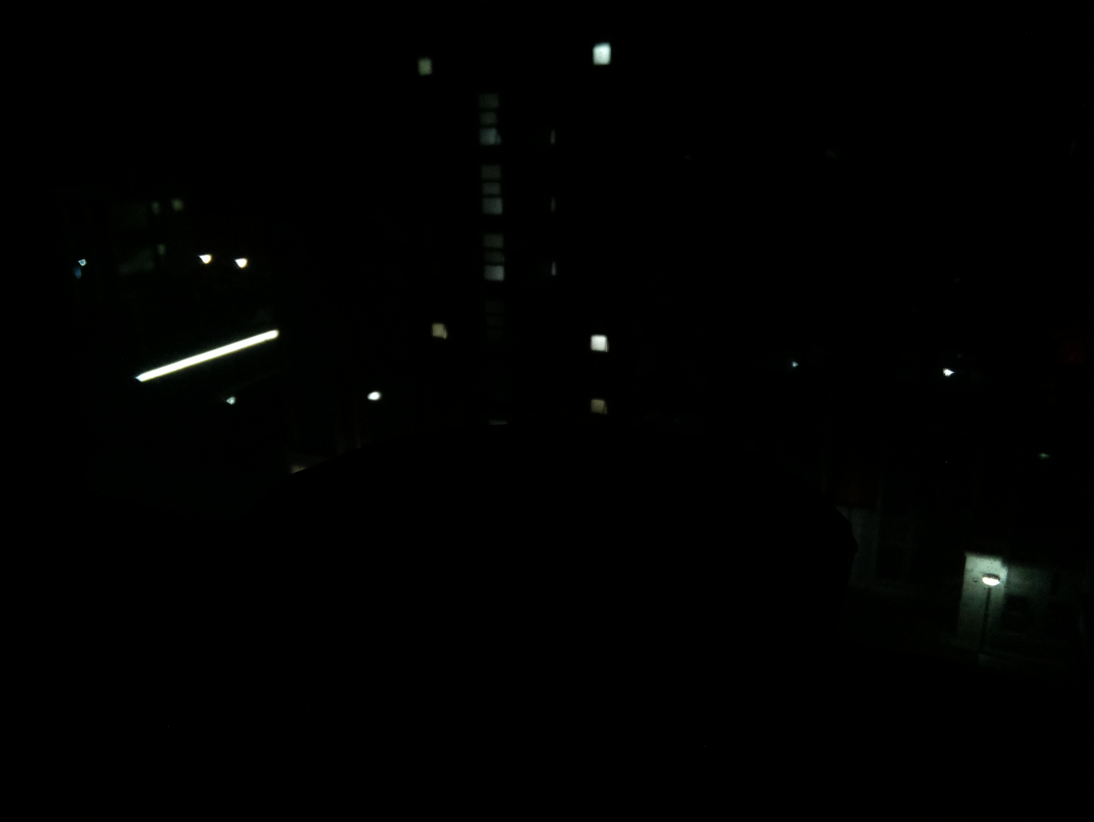
#> input picture flower_pics/2022-04-15_0140.jpg, 3280 x 2464 px (shown at 1/3 size); its folder holds 2 pictures in this run
$ python balance.py
#> lines starting #> are read from the running program, lines starting #| are printed output that depends on the picture
import cv2
import numpy as np
import os
from tqdm import tqdm

IMG_ADDR1 = 'flower_pics/'
IMG_ADDR2 = './'


TESTMODE = 1
VIDEOMODE = 2

'''
图像处理部分
'''
def afternoon(img, gamma = 0.65):
    gamma_table=[np.power(x/255.0,gamma)*255.0 for x in range(256)]
    gamma_table=np.round(np.array(gamma_table)).astype(np.uint8)
    img = cv2.LUT(img,gamma_table)
    img = cv2.normalize(img,dst=None,alpha=255,beta=25,norm_type=cv2.NORM_INF)
    return img
def night(img):
    img = cv2.normalize(img,dst=None,alpha=255,beta=30,norm_type=cv2.NORM_MINMAX)
    return img


'''
每1秒钟有n张图片写入，帧率为n。
使用'I','4','2','0'编码得到的是.avi文件。如果需要其他编码格式的话可以尝试修改VideoWriter_fourcc参数，同时修改文件名后缀。
'''
def picToVideo(in_path, size, out_path, fps = 48):
#> called with in_path = 'flower_pics/', size = (3280, 2464), out_path = './', fps = 48
    filelist = os.listdir(in_path)
    filelist.sort()
    out_path = out_path + "test" + ".avi"  # 导出路径
    fourcc = cv2.VideoWriter_fourcc('I','4','2','0')
    video = cv2.VideoWriter(out_path, fourcc, fps, size)

    for item in  tqdm(filelist):
        img = cv2.imread(in_path + item)
#> img is the input picture: shape (2464, 3280, 3); mean B, G, R 1.1, 1.6, 1.2
        date = str(item).split("_")[1].split(".")[0]
        if(int(date) > 1900 or int(date) < 510 ):
            img = night(img)
#> in night, `img = cv2.normalize(img,dst=None,alpha=255,beta=30,norm_type=cv2.NORM_..`:
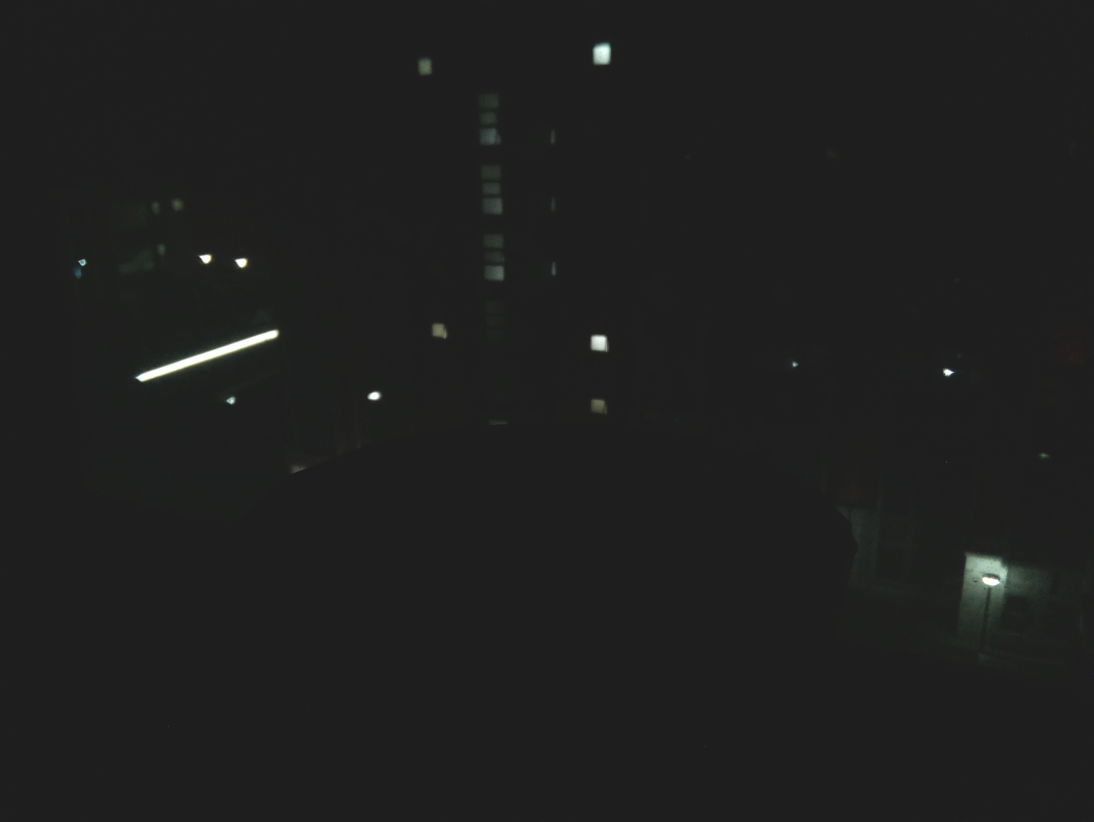
#> img: shape (2464, 3280, 3) (shown at 1/3 size); mean of channels 0, 1, 2 31, 31.5, 31.1; drawn as B, G, R
        elif(int(date) > 1330):
            img = afternoon(img)
        video.write(img)
#> pass 2 of the loop in picToVideo, `for item in  tqdm(filelist):`:
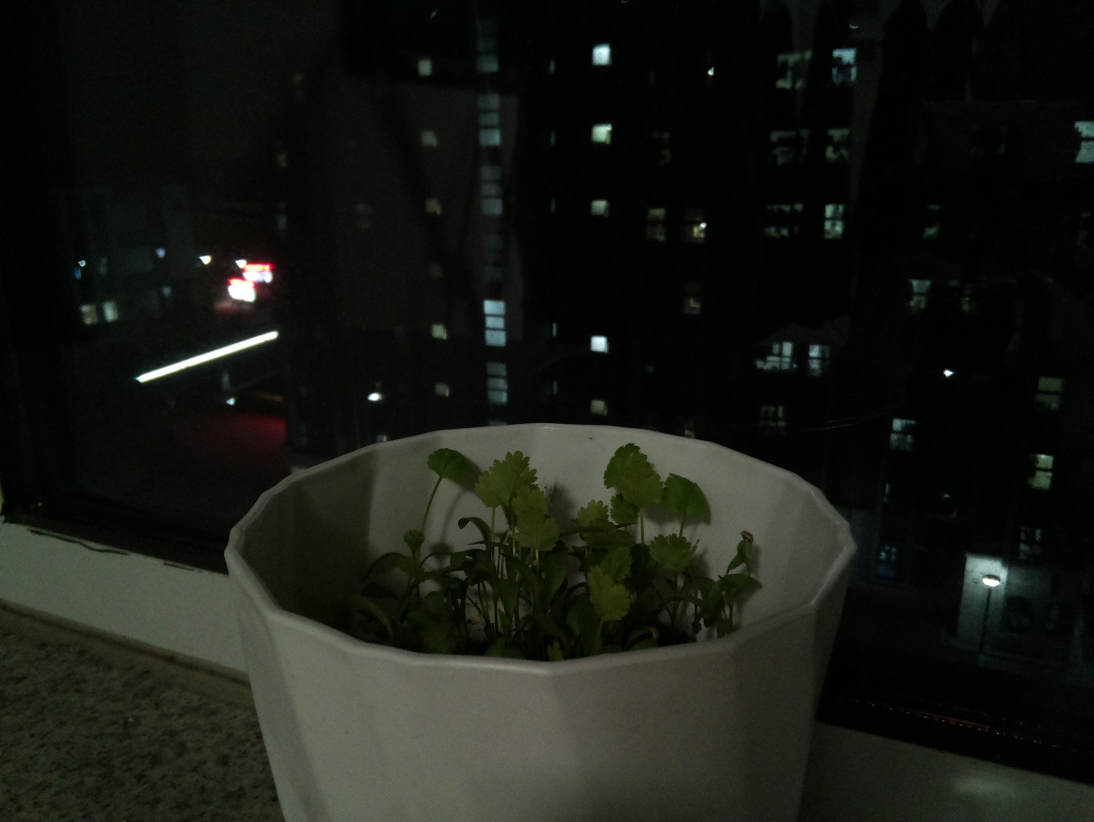
#> input picture flower_pics/2022-04-16_2100.jpg, 3280 x 2464 px (shown at 1/3 size)
#> in picToVideo, img is the input picture: shape (2464, 3280, 3); mean B, G, R 20.4, 26.8, 24.3
#> in night (call 2), `img = cv2.normalize(img,dst=None,alpha=255,beta=30,norm_type=cv2.NORM_..`:
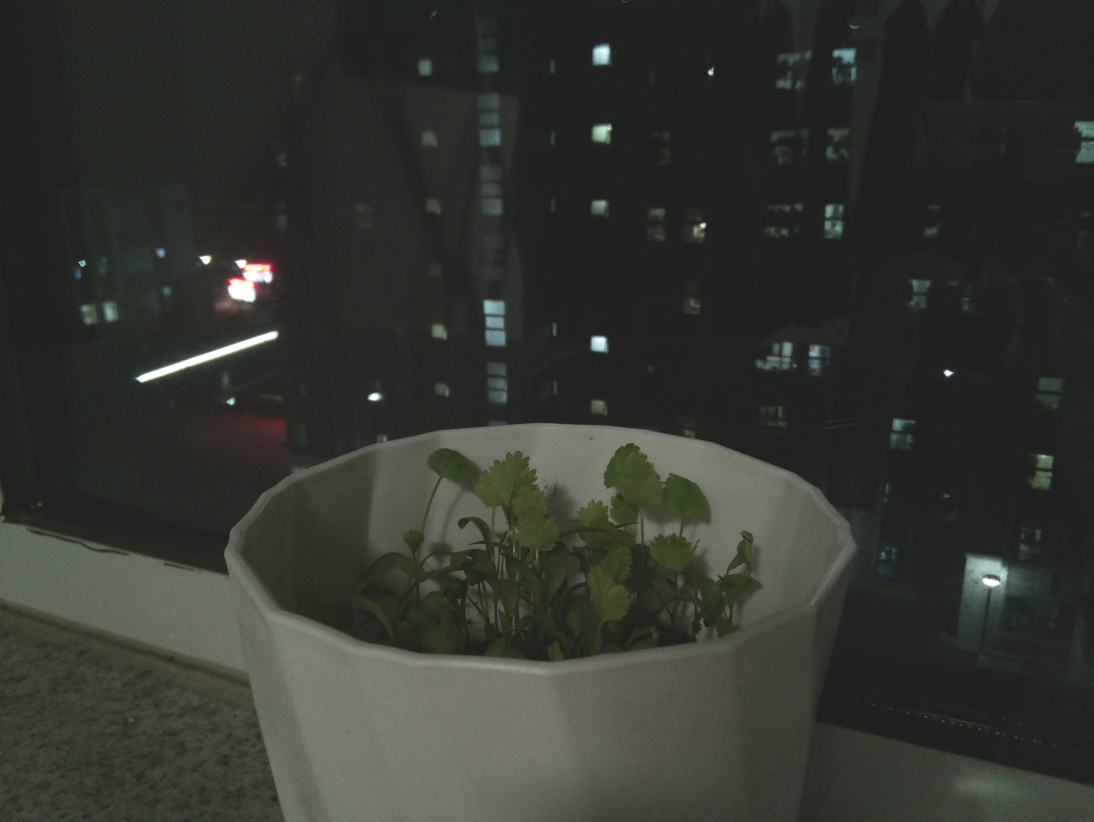
#> img: shape (2464, 3280, 3) (shown at 1/3 size); mean of channels 0, 1, 2 48.1, 53.7, 51.4; drawn as B, G, R
    video.release()

def viewPics(in_path):
    print("find ", len(os.listdir(in_path)) , "files")
    cv2.namedWindow("demo",0)#将显示窗口的大小适应于显示器的分辨率
    files = os.listdir(in_path)
    files.sort()
    for item in tqdm(files):
        img = cv2.imread(in_path+item)
        date = str(item).split("_")[1].split(".")[0]
        print(date)
        if(int(date) > 1900 or int(date) < 510 ):
            img = night(img)
        elif(int(date) > 1330):
            img = afternoon(img)
        else:
            pass
        cv2.imshow("demo", img)
        k = cv2.waitKey(1)


if __name__ == '__main__':
    IN_ADDR = IMG_ADDR1
    OUT_ADDR = IMG_ADDR2
    mode = VIDEOMODE

    if(mode == TESTMODE):
        viewPics(IN_ADDR)
    elif(mode  == VIDEOMODE):
        picToVideo(IN_ADDR, (3280, 2464), OUT_ADDR)   # 注意这个地方必须和图片的分辨率相同
